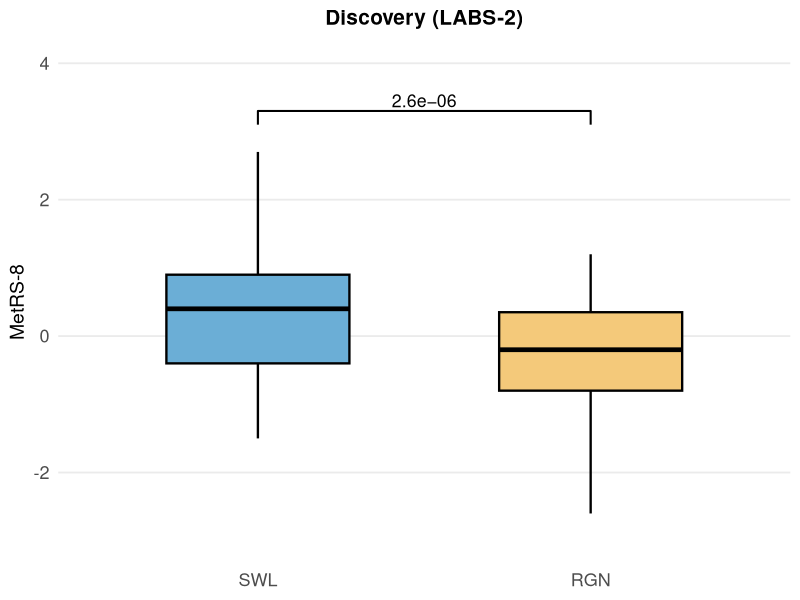

Write the R code that produced this figure.
library(ggplot2)

# Boxplot summary statistics for MetRS-8 in the LABS-2 discovery cohort
# Groups: SWL (Sustained Weight Loss) vs RGN (Regain)
# p-value from Wilcoxon test: 2.6e-06

df = read.csv("data_metrs8_labs2.csv")
df$group = factor(df$group, levels = c("SWL", "RGN"))

# Colors matching figure: SWL = steel blue, RGN = sandy yellow
group_colors = c("SWL" = "#6BAED6", "RGN" = "#F4C97A")

# Significance annotation coordinates
sig_df = data.frame(
  x = c(1, 1, 2, 2),
  y = c(3.1, 3.3, 3.3, 3.1)
)

p = ggplot(df, aes(x = group, ymin = ymin, lower = lower, middle = middle,
                   upper = upper, ymax = ymax, fill = group)) +
  geom_boxplot(stat = "identity", width = 0.55, color = "black", linewidth = 0.8) +
  geom_line(data = sig_df, aes(x = x, y = y), inherit.aes = FALSE, linewidth = 0.7) +
  annotate("text", x = 1.5, y = 3.45, label = "2.6e\u221206", size = 4.5) +
  scale_fill_manual(values = group_colors, guide = "none") +
  scale_y_continuous(
    limits = c(-3, 4),
    breaks = seq(-2, 4, by = 2)
  ) +
  labs(
    title = "Discovery (LABS-2)",
    x = NULL,
    y = "MetRS-8"
  ) +
  theme_minimal(base_size = 14) +
  theme(
    plot.title = element_text(face = "bold", hjust = 0.5, size = 15),
    panel.grid.major.x = element_blank(),
    panel.grid.minor = element_blank(),
    axis.text = element_text(size = 13),
    axis.title.y = element_text(size = 14)
  )

ggsave("plot_metrs8_labs2.png", p, width = 5, height = 4, dpi = 800)
